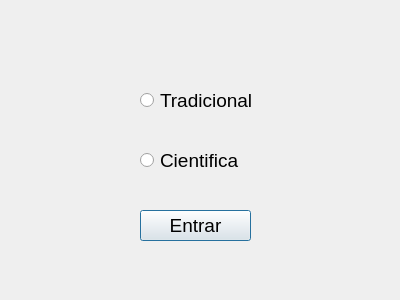
<?xml version="1.0" encoding="UTF-8"?>
<ui version="4.0">
 <class>Dialog</class>
 <widget class="QDialog" name="Dialog">
  <property name="geometry">
   <rect>
    <x>0</x>
    <y>0</y>
    <width>400</width>
    <height>300</height>
   </rect>
  </property>
  <property name="windowTitle">
   <string>Dialog</string>
  </property>
  <widget class="QRadioButton" name="radioButton">
   <property name="geometry">
    <rect>
     <x>140</x>
     <y>80</y>
     <width>161</width>
     <height>41</height>
    </rect>
   </property>
   <property name="font">
    <font>
     <pointsize>14</pointsize>
    </font>
   </property>
   <property name="text">
    <string>Tradicional</string>
   </property>
  </widget>
  <widget class="QRadioButton" name="radioButton_2">
   <property name="geometry">
    <rect>
     <x>140</x>
     <y>140</y>
     <width>161</width>
     <height>41</height>
    </rect>
   </property>
   <property name="font">
    <font>
     <pointsize>14</pointsize>
    </font>
   </property>
   <property name="text">
    <string>Cientifica</string>
   </property>
  </widget>
  <widget class="QPushButton" name="pushButton">
   <property name="geometry">
    <rect>
     <x>140</x>
     <y>210</y>
     <width>111</width>
     <height>31</height>
    </rect>
   </property>
   <property name="font">
    <font>
     <pointsize>14</pointsize>
    </font>
   </property>
   <property name="text">
    <string>Entrar</string>
   </property>
  </widget>
 </widget>
 <resources/>
 <connections/>
</ui>
